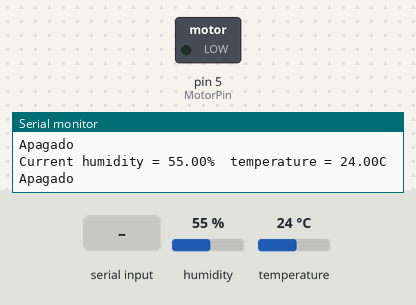
Simulated run of this sketch. Board: Arduino Uno, built with avr-gcc and run on an emulated ATmega328P. Shown: switched loads named in the sketch (green lamp = pin HIGH), the last lines printed to the serial monitor. The inputs (shaded band) are chosen by the test bench; at power-on: humidity 55 %, temperature 24 °C.

Above: at 1.2 s.
1.3 s: "1\n" received over Serial
At 2.4 s:
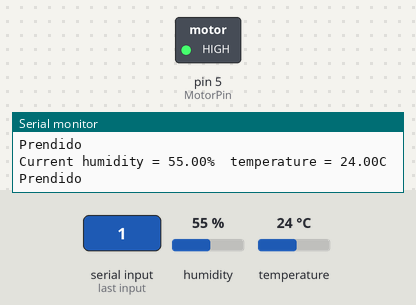
2.8 s: "90,45\n" received over Serial
8.9 s: "30,150\n" received over Serial
Timing chart, 0 to 11.9 s (numbered marks = the images above; inputs shaded):
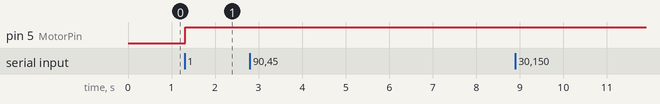

Measured:
- after the input at 1.3 s, pin 5 (MotorPin): LOW → HIGH at once

The sketch:

Fully-Manual-Local.ino
```cpp
// Levels of Automation Laboratories
// Fully Manual Local control

#include "DHT.h"
#define DHTTYPE DHT11   // DHT 11

#define dht_dpin 4
DHT dht(dht_dpin, DHTTYPE);

int MotorPin=5; // Motor
int ValueRead=2;
int myflag=0;

void setup()
{
  Serial.begin(9600);
  pinMode(MotorPin, OUTPUT);
  digitalWrite(MotorPin, LOW); // Motor starts turned off
}

void loop()
{
  if (Serial.available()){
    ValueRead=Serial.parseInt();
  }
    if (((ValueRead==1 && myflag==0)|| myflag==1)&!(ValueRead==2 && myflag==1)){
      digitalWrite(MotorPin, HIGH); // Motor activates
      Serial.println("Prendido");
      myflag=1;
    }
    else{
      digitalWrite(MotorPin, LOW); // Motor deactivates
      Serial.println("Apagado");
      myflag=0;
    }
  float h = dht.readHumidity();
  float t = dht.readTemperature();
  Serial.print("Current humidity = ");
  Serial.print(h);
  Serial.print("%  ");
  Serial.print("temperature = ");
  Serial.print(t);
  Serial.println("C  ");
}
```
